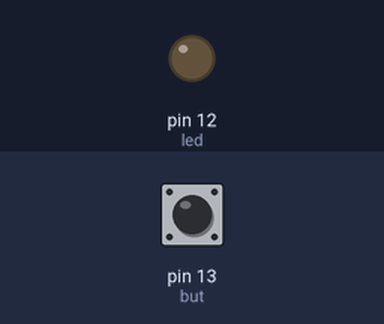
A sketch run on a simulated Arduino Uno, built with avr-gcc and run on an emulated ATmega328P. On the bench: output pins drawn as LEDs (lit = HIGH). Dashed ring = blinking. The test bench sets the inputs (shaded band); at power-on: pin 13 (but) LOW.

Above: at 1.2 s.
1.3 s: pin 13 (but) pulled HIGH for 1 s
At 2.8 s:
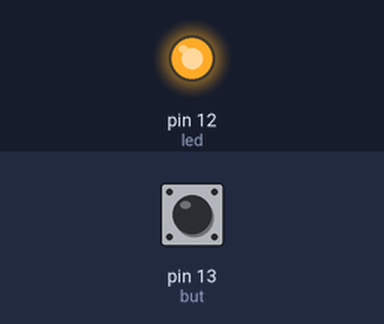
4.3 s: pin 13 (but) pulled HIGH for 0.15 s
At 5.5 s:
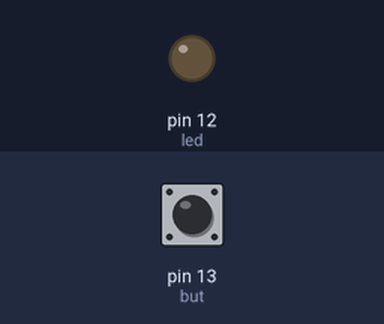
5.9 s: pin 13 (but) pulled HIGH for 3.2 s
At 6.07 s:
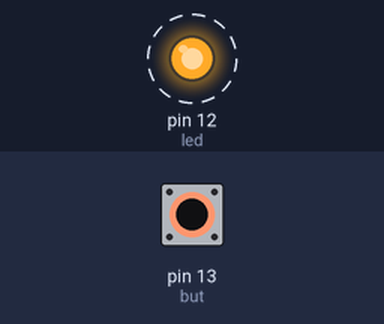
Timing chart, 0 to 10.5 s (numbered marks = the images above; inputs shaded):
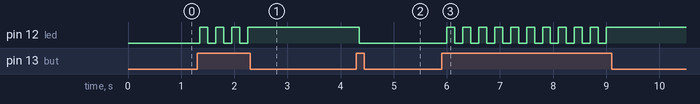

Measured:
- after the input at 1.3 s, pin 12 (led): alternates HIGH for 0.15 s and LOW for 0.15 s, 7 changes in all, then stays HIGH, starting after 0.05 s
- after the input at 4.3 s, pin 12 (led): HIGH → LOW after 0.05 s
- after the input at 5.9 s, pin 12 (led): alternates HIGH for 0.15 s and LOW for 0.15 s, 21 changes in all, then stays HIGH, starting after 0.10 s

The sketch:

1.ino
```cpp
int led=12;
int but=13;

void setup() {
  // put your setup code here, to run once:
  pinMode(led,OUTPUT);
  pinMode(but,INPUT);
}

void loop() {
  // put your main code here, to run repeatedly:
  if (digitalRead(but))
  {
    digitalWrite(led,!digitalRead(led));
  }
  delay(150);
}
```
